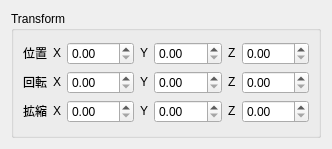
<?xml version="1.0" encoding="UTF-8"?>
<ui version="4.0">
 <class>TransformWidget</class>
 <widget class="QWidget" name="TransformWidget">
  <property name="geometry">
   <rect>
    <x>0</x>
    <y>0</y>
    <width>332</width>
    <height>149</height>
   </rect>
  </property>
  <property name="windowTitle">
   <string>TransformWidget</string>
  </property>
  <layout class="QVBoxLayout" name="verticalLayout_2">
   <item>
    <widget class="QGroupBox" name="groupBox">
     <property name="sizePolicy">
      <sizepolicy hsizetype="Preferred" vsizetype="Preferred">
       <horstretch>0</horstretch>
       <verstretch>0</verstretch>
      </sizepolicy>
     </property>
     <property name="title">
      <string>Transform</string>
     </property>
     <layout class="QVBoxLayout" name="verticalLayout">
      <item>
       <layout class="QGridLayout" name="gridLayout">
        <item row="0" column="0">
         <widget class="QLabel" name="label_2">
          <property name="sizePolicy">
           <sizepolicy hsizetype="Fixed" vsizetype="Fixed">
            <horstretch>0</horstretch>
            <verstretch>0</verstretch>
           </sizepolicy>
          </property>
          <property name="text">
           <string>位置</string>
          </property>
         </widget>
        </item>
        <item row="0" column="4">
         <widget class="QDoubleSpinBox" name="doubleSpinBox_PosY">
          <property name="sizePolicy">
           <sizepolicy hsizetype="Preferred" vsizetype="Fixed">
            <horstretch>0</horstretch>
            <verstretch>0</verstretch>
           </sizepolicy>
          </property>
         </widget>
        </item>
        <item row="0" column="5">
         <widget class="QLabel" name="label_5">
          <property name="sizePolicy">
           <sizepolicy hsizetype="Fixed" vsizetype="Fixed">
            <horstretch>0</horstretch>
            <verstretch>0</verstretch>
           </sizepolicy>
          </property>
          <property name="text">
           <string>Z</string>
          </property>
         </widget>
        </item>
        <item row="1" column="2">
         <widget class="QDoubleSpinBox" name="doubleSpinBox_RotX">
          <property name="sizePolicy">
           <sizepolicy hsizetype="Preferred" vsizetype="Fixed">
            <horstretch>0</horstretch>
            <verstretch>0</verstretch>
           </sizepolicy>
          </property>
         </widget>
        </item>
        <item row="1" column="4">
         <widget class="QDoubleSpinBox" name="doubleSpinBox_RotY">
          <property name="sizePolicy">
           <sizepolicy hsizetype="Preferred" vsizetype="Fixed">
            <horstretch>0</horstretch>
            <verstretch>0</verstretch>
           </sizepolicy>
          </property>
         </widget>
        </item>
        <item row="1" column="1">
         <widget class="QLabel" name="label_7">
          <property name="sizePolicy">
           <sizepolicy hsizetype="Fixed" vsizetype="Fixed">
            <horstretch>0</horstretch>
            <verstretch>0</verstretch>
           </sizepolicy>
          </property>
          <property name="text">
           <string>X</string>
          </property>
         </widget>
        </item>
        <item row="0" column="3">
         <widget class="QLabel" name="label_4">
          <property name="sizePolicy">
           <sizepolicy hsizetype="Fixed" vsizetype="Fixed">
            <horstretch>0</horstretch>
            <verstretch>0</verstretch>
           </sizepolicy>
          </property>
          <property name="text">
           <string>Y</string>
          </property>
         </widget>
        </item>
        <item row="0" column="6">
         <widget class="QDoubleSpinBox" name="doubleSpinBox_PosZ">
          <property name="sizePolicy">
           <sizepolicy hsizetype="Preferred" vsizetype="Fixed">
            <horstretch>0</horstretch>
            <verstretch>0</verstretch>
           </sizepolicy>
          </property>
         </widget>
        </item>
        <item row="0" column="1">
         <widget class="QLabel" name="label_3">
          <property name="sizePolicy">
           <sizepolicy hsizetype="Fixed" vsizetype="Fixed">
            <horstretch>0</horstretch>
            <verstretch>0</verstretch>
           </sizepolicy>
          </property>
          <property name="text">
           <string>X</string>
          </property>
         </widget>
        </item>
        <item row="0" column="2">
         <widget class="QDoubleSpinBox" name="doubleSpinBox_PosX">
          <property name="sizePolicy">
           <sizepolicy hsizetype="Preferred" vsizetype="Fixed">
            <horstretch>0</horstretch>
            <verstretch>0</verstretch>
           </sizepolicy>
          </property>
         </widget>
        </item>
        <item row="1" column="6">
         <widget class="QDoubleSpinBox" name="doubleSpinBox_RotZ">
          <property name="sizePolicy">
           <sizepolicy hsizetype="Preferred" vsizetype="Fixed">
            <horstretch>0</horstretch>
            <verstretch>0</verstretch>
           </sizepolicy>
          </property>
         </widget>
        </item>
        <item row="1" column="0">
         <widget class="QLabel" name="label_6">
          <property name="sizePolicy">
           <sizepolicy hsizetype="Fixed" vsizetype="Fixed">
            <horstretch>0</horstretch>
            <verstretch>0</verstretch>
           </sizepolicy>
          </property>
          <property name="text">
           <string>回転</string>
          </property>
         </widget>
        </item>
        <item row="1" column="5">
         <widget class="QLabel" name="label_9">
          <property name="sizePolicy">
           <sizepolicy hsizetype="Fixed" vsizetype="Fixed">
            <horstretch>0</horstretch>
            <verstretch>0</verstretch>
           </sizepolicy>
          </property>
          <property name="text">
           <string>Z</string>
          </property>
         </widget>
        </item>
        <item row="1" column="3">
         <widget class="QLabel" name="label_8">
          <property name="sizePolicy">
           <sizepolicy hsizetype="Fixed" vsizetype="Fixed">
            <horstretch>0</horstretch>
            <verstretch>0</verstretch>
           </sizepolicy>
          </property>
          <property name="text">
           <string>Y</string>
          </property>
         </widget>
        </item>
        <item row="2" column="0">
         <widget class="QLabel" name="label_10">
          <property name="sizePolicy">
           <sizepolicy hsizetype="Fixed" vsizetype="Fixed">
            <horstretch>0</horstretch>
            <verstretch>0</verstretch>
           </sizepolicy>
          </property>
          <property name="text">
           <string>拡縮</string>
          </property>
         </widget>
        </item>
        <item row="2" column="1">
         <widget class="QLabel" name="label_11">
          <property name="sizePolicy">
           <sizepolicy hsizetype="Fixed" vsizetype="Fixed">
            <horstretch>0</horstretch>
            <verstretch>0</verstretch>
           </sizepolicy>
          </property>
          <property name="text">
           <string>X</string>
          </property>
         </widget>
        </item>
        <item row="2" column="2">
         <widget class="QDoubleSpinBox" name="doubleSpinBox_ScaX">
          <property name="sizePolicy">
           <sizepolicy hsizetype="Preferred" vsizetype="Fixed">
            <horstretch>0</horstretch>
            <verstretch>0</verstretch>
           </sizepolicy>
          </property>
         </widget>
        </item>
        <item row="2" column="3">
         <widget class="QLabel" name="label_12">
          <property name="sizePolicy">
           <sizepolicy hsizetype="Fixed" vsizetype="Fixed">
            <horstretch>0</horstretch>
            <verstretch>0</verstretch>
           </sizepolicy>
          </property>
          <property name="text">
           <string>Y</string>
          </property>
         </widget>
        </item>
        <item row="2" column="4">
         <widget class="QDoubleSpinBox" name="doubleSpinBox_ScaY">
          <property name="sizePolicy">
           <sizepolicy hsizetype="Preferred" vsizetype="Fixed">
            <horstretch>0</horstretch>
            <verstretch>0</verstretch>
           </sizepolicy>
          </property>
         </widget>
        </item>
        <item row="2" column="5">
         <widget class="QLabel" name="label_13">
          <property name="sizePolicy">
           <sizepolicy hsizetype="Fixed" vsizetype="Fixed">
            <horstretch>0</horstretch>
            <verstretch>0</verstretch>
           </sizepolicy>
          </property>
          <property name="text">
           <string>Z</string>
          </property>
         </widget>
        </item>
        <item row="2" column="6">
         <widget class="QDoubleSpinBox" name="doubleSpinBox_ScaZ">
          <property name="sizePolicy">
           <sizepolicy hsizetype="Preferred" vsizetype="Fixed">
            <horstretch>0</horstretch>
            <verstretch>0</verstretch>
           </sizepolicy>
          </property>
         </widget>
        </item>
       </layout>
      </item>
     </layout>
    </widget>
   </item>
  </layout>
 </widget>
 <tabstops>
  <tabstop>doubleSpinBox_PosX</tabstop>
  <tabstop>doubleSpinBox_PosY</tabstop>
  <tabstop>doubleSpinBox_PosZ</tabstop>
  <tabstop>doubleSpinBox_RotX</tabstop>
  <tabstop>doubleSpinBox_RotY</tabstop>
  <tabstop>doubleSpinBox_RotZ</tabstop>
  <tabstop>doubleSpinBox_ScaX</tabstop>
  <tabstop>doubleSpinBox_ScaY</tabstop>
  <tabstop>doubleSpinBox_ScaZ</tabstop>
 </tabstops>
 <resources/>
 <connections/>
</ui>
